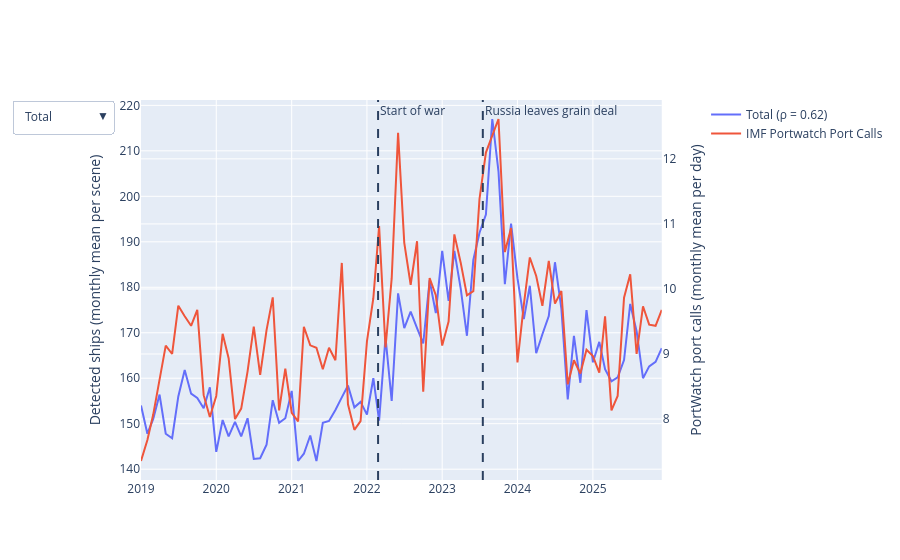

The notebook cell saved with this chart:
### Markdown cell above
## 7. Before and after the war

Plotting the time series of the count of detected ships. IMF Portwatch port calls are also plotted for validation purposes.

### Code cell
from functions.plots import load_portwatch, monthly_means, plot_comparisons

# Download PortWatch port calls (or load them if the CSV already exists)
portwatch = load_portwatch('port260', os.path.join(data_dir, 'portwatch_constanta.csv'))

# Compare our ship detections with IMF PortWatch port calls
ships = pd.read_csv(os.path.join(data_dir, 'ship_counts.csv'), parse_dates=['date'])
monthly, corr = monthly_means(ships, portwatch, start_date, end_date)

events = {'Start of war': '2022-02-24', 'Russia leaves grain deal': '2023-07-17'}
fig = plot_comparisons(monthly, corr, events)
fig.show()

# Summary table: mean before and after the start of the war
war_start = events['Start of war']
portwatch = portwatch.loc[portwatch['date'] < end_date]
